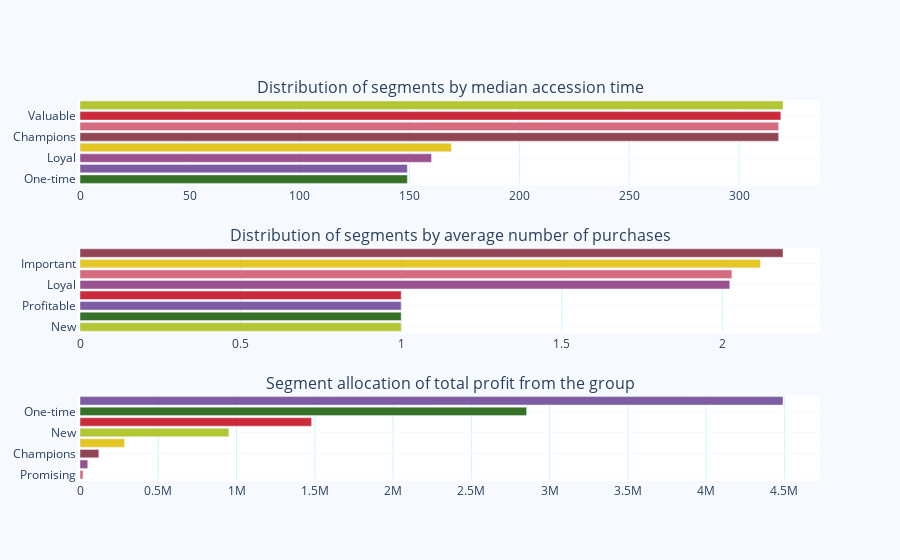

Notebook code cell kept with this figure:
### Markdown cell above
Let's plot the distribution of each metric

### Code cell
R_sorted = groups.sort_values('R')
F_sorted = groups.sort_values('F')
M_sorted = groups.sort_values('M')

fig = sp.make_subplots(rows=3, cols=1, shared_xaxes=False, 
        subplot_titles=['Distribution of segments by median accession time', 
                        'Distribution of segments by average number of purchases', 
                        'Segment allocation of total profit from the group'])

fig.add_trace(go.Bar(y=R_sorted['Group'], x=R_sorted['R'], orientation='h', 
                     marker=dict(color=R_sorted['Color']), name='R'), row=1, col=1)
fig.add_trace(go.Bar(y=F_sorted['Group'], x=F_sorted['F'], orientation='h', 
                     marker=dict(color=F_sorted['Color']), name='F'), row=2, col=1)
fig.add_trace(go.Bar(y=M_sorted['Group'], x=M_sorted['M'], orientation='h', 
                     marker=dict(color=M_sorted['Color']), name='M'), row=3, col=1)

fig.update_layout(height=900, showlegend=False, plot_bgcolor="white", paper_bgcolor="#F6FAFF")
fig.update_xaxes(showline=True, linewidth=1, gridcolor='#D4F2FF')
fig.update_yaxes(showline=True, linewidth=2, gridcolor="#F6FAFF")

fig.show()

### Figure 1 — Plotly figure (JSON) as saved in the notebook; plotly's stock layout.template omitted (floating-point values rounded to 4 significant figures)
{"data": [{"marker": {"color": ["#367128", "#7E5CA3", "#9B5090", "#E4C725", "#924553", "#D66B7F", "#CB2A3A", "#B3C733"]}, "name": "R", "orientation": "h", "type": "bar", "x": [149, 149, 160, 169, 318, 318, 319, 320], "xaxis": "x", "y": ["One-time", "Profitable", "Loyal", "Important", "Champions", "Promising", "Valuable", "New"], "yaxis": "y"}, {"marker": {"color": ["#B3C733", "#367128", "#7E5CA3", "#CB2A3A", "#9B5090", "#D66B7F", "#E4C725", "#924553"]}, "name": "F", "orientation": "h", "type": "bar", "x": [1, 1, 1, 1, 2.023, 2.03, 2.118, 2.189], "xaxis": "x2", "y": ["New", "One-time", "Profitable", "Valuable", "Loyal", "Promising", "Important", "Champions"], "yaxis": "y2"}, {"marker": {"color": ["#D66B7F", "#9B5090", "#924553", "#E4C725", "#B3C733", "#CB2A3A", "#367128", "#7E5CA3"]}, "name": "M", "orientation": "h", "type": "bar", "x": [19450.0, 49450.0, 120200.0, 284000.0, 950800.0, 1479000.0, 2853000.0, 4491000.0], "xaxis": "x3", "y": ["Promising", "Loyal", "Champions", "Important", "New", "Valuable", "One-time", "Profitable"], "yaxis": "y3"}], "layout": {"annotations": [{"font": {"size": 16}, "showarrow": false, "text": "Distribution of segments by median accession time", "x": 0.5, "xanchor": "center", "xref": "paper", "y": 1, "yanchor": "bottom", "yref": "paper"}, {"font": {"size": 16}, "showarrow": false, "text": "Distribution of segments by average number of purchases", "x": 0.5, "xanchor": "center", "xref": "paper", "y": 0.6111, "yanchor": "bottom", "yref": "paper"}, {"font": {"size": 16}, "showarrow": false, "text": "Segment allocation of total profit from the group", "x": 0.5, "xanchor": "center", "xref": "paper", "y": 0.2222, "yanchor": "bottom", "yref": "paper"}], "autosize": true, "paper_bgcolor": "#F6FAFF", "plot_bgcolor": "white", "showlegend": false, "xaxis": {"anchor": "y", "autorange": true, "domain": [0, 1], "gridcolor": "#D4F2FF", "linewidth": 1, "range": [0, 336.8], "showline": true, "type": "linear"}, "xaxis2": {"anchor": "y2", "autorange": true, "domain": [0, 1], "gridcolor": "#D4F2FF", "linewidth": 1, "range": [0, 2.304], "showline": true, "type": "linear"}, "xaxis3": {"anchor": "y3", "autorange": true, "domain": [0, 1], "gridcolor": "#D4F2FF", "linewidth": 1, "range": [0, 4727000.0], "showline": true, "type": "linear"}, "yaxis": {"anchor": "x", "autorange": true, "domain": [0.7778, 1], "gridcolor": "#F6FAFF", "linewidth": 2, "range": [-0.5, 7.5], "showline": true, "type": "category"}, "yaxis2": {"anchor": "x2", "autorange": true, "domain": [0.3889, 0.6111], "gridcolor": "#F6FAFF", "linewidth": 2, "range": [-0.5, 7.5], "showline": true, "type": "category"}, "yaxis3": {"anchor": "x3", "autorange": true, "domain": [0, 0.2222], "gridcolor": "#F6FAFF", "linewidth": 2, "range": [-0.5, 7.5], "showline": true, "type": "category"}}}
